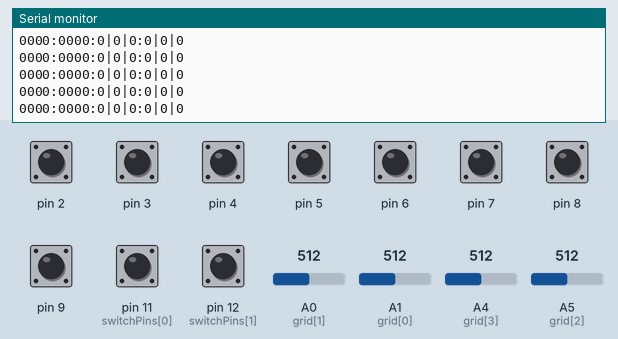
Recording of a sketch running on a simulated Arduino Uno, built with avr-gcc and run on an emulated ATmega328P. Shown: the last lines printed to the serial monitor. The test bench sets the inputs (shaded band); at power-on: pin 2–9, pin 11 (switchPins[0]), pin 12 (switchPins[1]) HIGH, A0 (grid[1]) = 512, A1 (grid[0]) = 512, A4 (grid[3]) = 512, A5 (grid[2]) = 512.

Above: at 1.2 s.
1.3 s: A0 (grid[1]) set to 992
At 1.35 s:
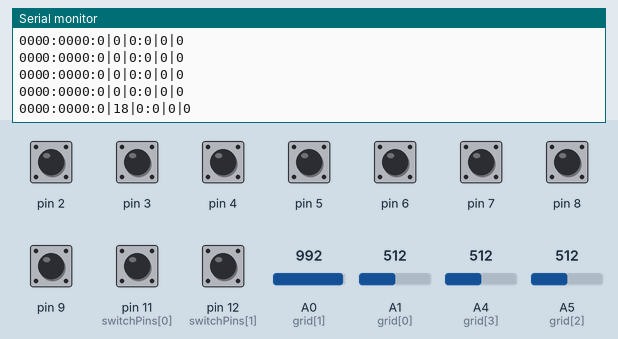
2.8 s: A1 (grid[0]) set to 992
At 2.89 s:
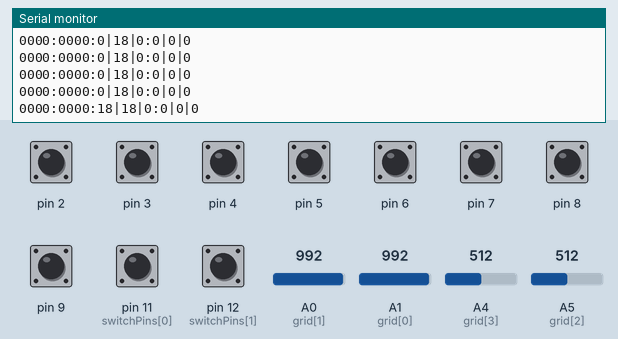
5.8 s: A4 (grid[3]) set to 992
At 5.88 s:
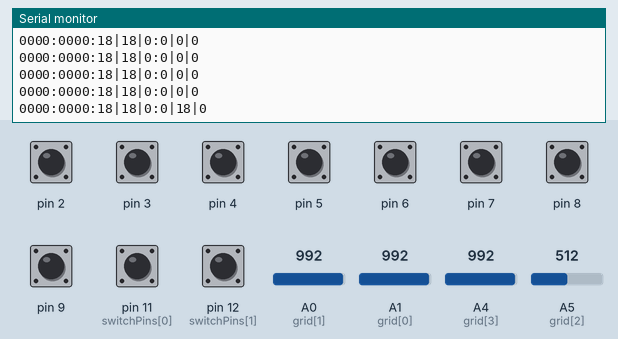
7.3 s: A5 (grid[2]) set to 992
At 7.32 s:
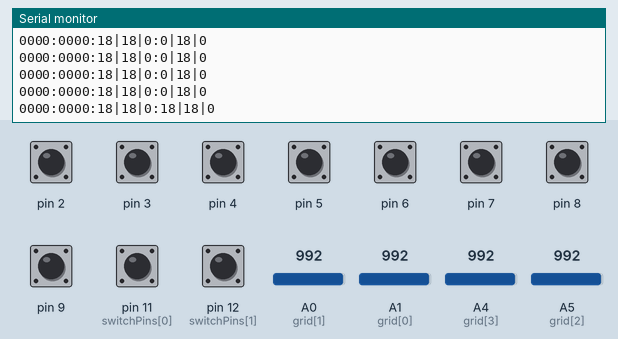
8.8 s: pin 2 pulled LOW for 0.15 s
At 8.86 s:
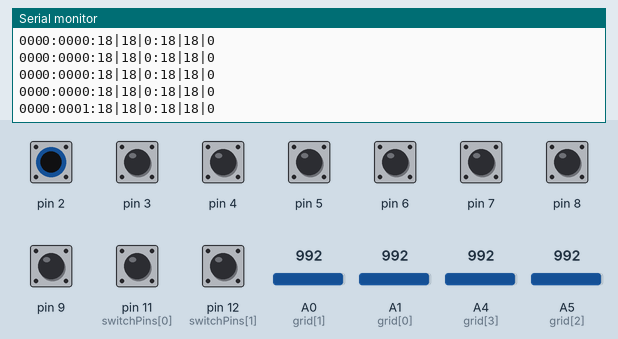
10.4 s: pin 3 pulled LOW for 0.15 s
Timing chart, 0 to 13.0 s (numbered marks = the images above; inputs shaded):
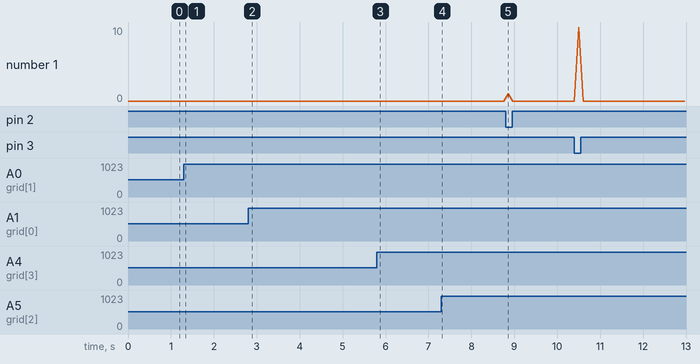

The sketch:

Controller.ino
```cpp
#include <ezButton.h>
#include <Arduino.h>
#include <Wire.h>
#include <SoftwareSerial.h>

// The amount of buttons onboard the arduino
double iButtonAmount = 8;
// A string containing and organized set of state for each button / joystick
String sPressData;
// The pins connected to the buttons
ezButton buttons[8] = {
    ezButton(9), ezButton(8),
    ezButton(7), ezButton(6),
    ezButton(5), ezButton(4),
    ezButton(3), ezButton(2)
};
// The pins connected to the joystick's builtin buttons. Laid out as: LS, RS
int switchPins[2] = {11, 12};
// The pins that receive the x,y data from each joystick. Laid out as: LX, LY, RX, RY
int grid[4] = {A1, A0, A5, A4};
// The maximum the mouse can move at a time
int range = 40;
// Mouse stuff
int threshold = range / 4;
int center  = range / 2;


void setup(){
    // Connect to the serial port
    Serial.begin(115200);

    // Set the switch pins as input with internal resistors on
    for (int i = 0; i < 2; i++)
    {
        pinMode(switchPins[i], INPUT_PULLUP);
    }
    // Set the grid pins as input
    for (int n = 0; n < 4; n++)
    {
        pinMode(grid[n], INPUT);
    }
}

void loop(){
    // Allow ezButton to read button data
    for (int i = 0; i < iButtonAmount; i++)
        buttons[i].loop();

    // Get the button data in the form: DOWNRIGHTUPLEFT:ZXCV:
    sPressData = "";
    for (int i = 0; i < iButtonAmount; i++)
    {
        if (i == iButtonAmount / 2)
            sPressData += ":";
        sPressData = sPressData + String(buttons[i].getState() == 1? 0: 1);
    }
    sPressData += ":";

    // Get the joystick data in the form: X|Y|S:X|Y|S and append to sPressData
    sPressData += String(readAxis(grid[0])) + "|" + String(readAxis(grid[1])) + "|" + String(digitalRead(switchPins[0]) == 1? 0: 1);
    sPressData += ":";
    sPressData += String(readAxis(grid[2])) + "|" + String(readAxis(grid[3])) + "|" + String(digitalRead(switchPins[1]) == 1? 0: 1);

    // Send the state of all buttons
    Serial.println(sPressData);

    // 100 is the fastest a human can press a button. This delay accurately determines how long was a button pressed
    // It allows for the software serial to keep a button pressed for exactly the same time as the physical key is pressed
    // plus minus latency.
    delay(100);
}

int readAxis(int thisAxis) {
  // read the analog input:
  int reading = analogRead(thisAxis);

  // map the reading from the analog input range to the output range:
  reading = map(reading, 0, 1023, 0, range);

  // if the output reading is outside from the rest position threshold, use it:
  int distance = reading - center;

  if (abs(distance) < threshold) {
    distance = 0;
  }

  // return the distance for this axis:
  return distance;
}
```

Measured:
- after the input at 1.3 s, the serial monitor: prints a new line at once (image 1)
- after the input at 2.8 s, the serial monitor: prints a new line after 0.09 s (image 2)
- after the input at 5.8 s, the serial monitor: prints a new line after 0.07 s (image 3)
- after the input at 7.3 s, the serial monitor: prints a new line at once (image 4)
- after the input at 8.8 s, the serial monitor: prints a new line after 0.06 s (image 5)
